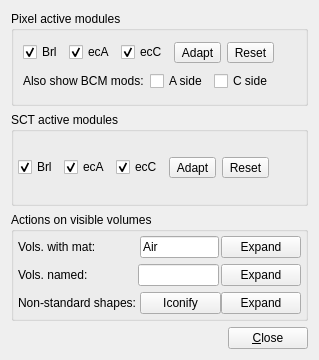
<ui version="4.0" >
 <class>GeoSysSettingsMiscForm</class>
 <widget class="QWidget" name="GeoSysSettingsMiscForm" >
  <property name="geometry" >
   <rect>
    <x>0</x>
    <y>0</y>
    <width>319</width>
    <height>360</height>
   </rect>
  </property>
  <property name="windowTitle" >
   <string>Form</string>
  </property>
  <layout class="QVBoxLayout" name="verticalLayout_2" >
   <item>
    <widget class="QGroupBox" name="groupBox_pixelactivemodules" >
     <property name="title" >
      <string>Pixel active modules</string>
     </property>
     <layout class="QHBoxLayout" name="horizontalLayout_3" >
      <item>
       <layout class="QVBoxLayout" name="verticalLayout" >
        <item>
         <layout class="QHBoxLayout" name="_2" >
          <item>
           <widget class="QCheckBox" name="checkBox_pixelmod_barrel" >
            <property name="text" >
             <string>Brl</string>
            </property>
            <property name="checked" >
             <bool>true</bool>
            </property>
           </widget>
          </item>
          <item>
           <widget class="QCheckBox" name="checkBox_pixelmod_endcapA" >
            <property name="text" >
             <string>ecA</string>
            </property>
            <property name="checked" >
             <bool>true</bool>
            </property>
           </widget>
          </item>
          <item>
           <widget class="QCheckBox" name="checkBox_pixelmod_endcapC" >
            <property name="text" >
             <string>ecC</string>
            </property>
            <property name="checked" >
             <bool>true</bool>
            </property>
           </widget>
          </item>
          <item>
           <widget class="QToolButton" name="toolButton_pixelmod_adapt" >
            <property name="text" >
             <string>Adapt</string>
            </property>
           </widget>
          </item>
          <item>
           <widget class="QToolButton" name="toolButton_pixelmod_reset" >
            <property name="text" >
             <string>Reset</string>
            </property>
           </widget>
          </item>
          <item>
           <spacer name="horizontalSpacer" >
            <property name="orientation" >
             <enum>Qt::Horizontal</enum>
            </property>
            <property name="sizeHint" stdset="0" >
             <size>
              <width>40</width>
              <height>20</height>
             </size>
            </property>
           </spacer>
          </item>
         </layout>
        </item>
        <item>
         <layout class="QHBoxLayout" name="horizontalLayout_2" >
          <item>
           <widget class="QLabel" name="label_bcmmods" >
            <property name="text" >
             <string>Also show BCM mods:</string>
            </property>
           </widget>
          </item>
          <item>
           <widget class="QCheckBox" name="checkBox_bcmMod_Aside" >
            <property name="text" >
             <string>A side</string>
            </property>
           </widget>
          </item>
          <item>
           <widget class="QCheckBox" name="checkBox_bcmMod_Cside" >
            <property name="text" >
             <string>C side</string>
            </property>
           </widget>
          </item>
          <item>
           <spacer name="horizontalSpacer_2" >
            <property name="orientation" >
             <enum>Qt::Horizontal</enum>
            </property>
            <property name="sizeHint" stdset="0" >
             <size>
              <width>40</width>
              <height>1</height>
             </size>
            </property>
           </spacer>
          </item>
         </layout>
        </item>
       </layout>
      </item>
      <item>
       <spacer>
        <property name="orientation" >
         <enum>Qt::Horizontal</enum>
        </property>
        <property name="sizeHint" stdset="0" >
         <size>
          <width>1</width>
          <height>20</height>
         </size>
        </property>
       </spacer>
      </item>
     </layout>
    </widget>
   </item>
   <item>
    <widget class="QGroupBox" name="groupBox_sctactivemodules" >
     <property name="title" >
      <string>SCT active modules</string>
     </property>
     <layout class="QHBoxLayout" name="_3" >
      <property name="margin" >
       <number>4</number>
      </property>
      <item>
       <layout class="QHBoxLayout" name="_4" >
        <item>
         <widget class="QCheckBox" name="checkBox_sctmod_barrel" >
          <property name="text" >
           <string>Brl</string>
          </property>
          <property name="checked" >
           <bool>true</bool>
          </property>
         </widget>
        </item>
        <item>
         <widget class="QCheckBox" name="checkBox_sctmod_endcapA" >
          <property name="text" >
           <string>ecA</string>
          </property>
          <property name="checked" >
           <bool>true</bool>
          </property>
         </widget>
        </item>
        <item>
         <widget class="QCheckBox" name="checkBox_sctmod_endcapC" >
          <property name="text" >
           <string>ecC</string>
          </property>
          <property name="checked" >
           <bool>true</bool>
          </property>
         </widget>
        </item>
        <item>
         <widget class="QToolButton" name="toolButton_sctmod_adapt" >
          <property name="text" >
           <string>Adapt</string>
          </property>
         </widget>
        </item>
        <item>
         <widget class="QToolButton" name="toolButton_sctmod_reset" >
          <property name="text" >
           <string>Reset</string>
          </property>
         </widget>
        </item>
       </layout>
      </item>
      <item>
       <spacer>
        <property name="orientation" >
         <enum>Qt::Horizontal</enum>
        </property>
        <property name="sizeHint" stdset="0" >
         <size>
          <width>1</width>
          <height>20</height>
         </size>
        </property>
       </spacer>
      </item>
     </layout>
    </widget>
   </item>
   <item>
    <widget class="QGroupBox" name="groupBox" >
     <property name="title" >
      <string>Actions on visible volumes</string>
     </property>
     <layout class="QGridLayout" name="_5" >
      <property name="horizontalSpacing" >
       <number>2</number>
      </property>
      <property name="margin" >
       <number>4</number>
      </property>
      <item row="0" column="0" colspan="2" >
       <widget class="QLabel" name="label_7" >
        <property name="text" >
         <string>Vols. with mat:</string>
        </property>
       </widget>
      </item>
      <item row="0" column="2" >
       <widget class="QLineEdit" name="lineEdit_expand_vols_matname" >
        <property name="minimumSize" >
         <size>
          <width>50</width>
          <height>0</height>
         </size>
        </property>
        <property name="toolTip" >
         <string>&lt;html>&lt;head>&lt;meta name="qrichtext" content="1" />&lt;style type="text/css">
p, li { white-space: pre-wrap; }
&lt;/style>&lt;/head>&lt;body style=" font-family:'Sans Serif'; font-size:9pt; font-weight:400; font-style:normal;">
&lt;p style=" margin-top:0px; margin-bottom:0px; margin-left:0px; margin-right:0px; -qt-block-indent:0; text-indent:0px;">Matching is case-sensitive and wildcards are allowed.&lt;/p>&lt;/body>&lt;/html></string>
        </property>
        <property name="text" >
         <string>Air</string>
        </property>
       </widget>
      </item>
      <item row="0" column="3" >
       <widget class="QPushButton" name="pushButton_expand_vols_matname" >
        <property name="text" >
         <string>Expand</string>
        </property>
       </widget>
      </item>
      <item row="1" column="0" >
       <widget class="QLabel" name="label_8" >
        <property name="text" >
         <string>Vols. named:</string>
        </property>
       </widget>
      </item>
      <item row="1" column="1" colspan="2" >
       <widget class="QLineEdit" name="lineEdit_expand_vols_volname" >
        <property name="toolTip" >
         <string>&lt;html>&lt;head>&lt;meta name="qrichtext" content="1" />&lt;style type="text/css">
p, li { white-space: pre-wrap; }
&lt;/style>&lt;/head>&lt;body style=" font-family:'Sans Serif'; font-size:9pt; font-weight:400; font-style:normal;">
&lt;p style=" margin-top:0px; margin-bottom:0px; margin-left:0px; margin-right:0px; -qt-block-indent:0; text-indent:0px;">Matching is case-insensitive and wildcards are allowed.&lt;/p>&lt;/body>&lt;/html></string>
        </property>
        <property name="text" >
         <string/>
        </property>
       </widget>
      </item>
      <item row="1" column="3" >
       <widget class="QPushButton" name="pushButton_expand_vols_volname" >
        <property name="text" >
         <string>Expand</string>
        </property>
       </widget>
      </item>
      <item row="2" column="0" >
       <widget class="QLabel" name="label" >
        <property name="toolTip" >
         <string>Actions on all shapes with 3D representations that are not standard VRML. Useful if you intend to dump the scene to a portable file.</string>
        </property>
        <property name="text" >
         <string>Non-standard shapes:</string>
        </property>
       </widget>
      </item>
      <item row="2" column="2" colspan="2" >
       <layout class="QHBoxLayout" name="horizontalLayout" >
        <item>
         <widget class="QPushButton" name="pushButton_nonStandardShapes_Iconify" >
          <property name="toolTip" >
           <string>Actions on all shapes with 3D representations that are not standard VRML. Useful if you intend to dump the scene to a portable file.</string>
          </property>
          <property name="text" >
           <string>Iconify</string>
          </property>
         </widget>
        </item>
        <item>
         <widget class="QPushButton" name="pushButton_nonStandardShapes_Expand" >
          <property name="toolTip" >
           <string>Actions on all shapes with 3D representations that are not standard VRML. Useful if you intend to dump the scene to a portable file.</string>
          </property>
          <property name="text" >
           <string>Expand</string>
          </property>
         </widget>
        </item>
       </layout>
      </item>
     </layout>
    </widget>
   </item>
   <item>
    <layout class="QHBoxLayout" name="_10" >
     <item>
      <spacer>
       <property name="orientation" >
        <enum>Qt::Horizontal</enum>
       </property>
       <property name="sizeHint" stdset="0" >
        <size>
         <width>40</width>
         <height>20</height>
        </size>
       </property>
      </spacer>
     </item>
     <item>
      <widget class="QPushButton" name="pushButton_close" >
       <property name="text" >
        <string>&amp;Close</string>
       </property>
      </widget>
     </item>
    </layout>
   </item>
  </layout>
 </widget>
 <resources/>
 <connections/>
</ui>
